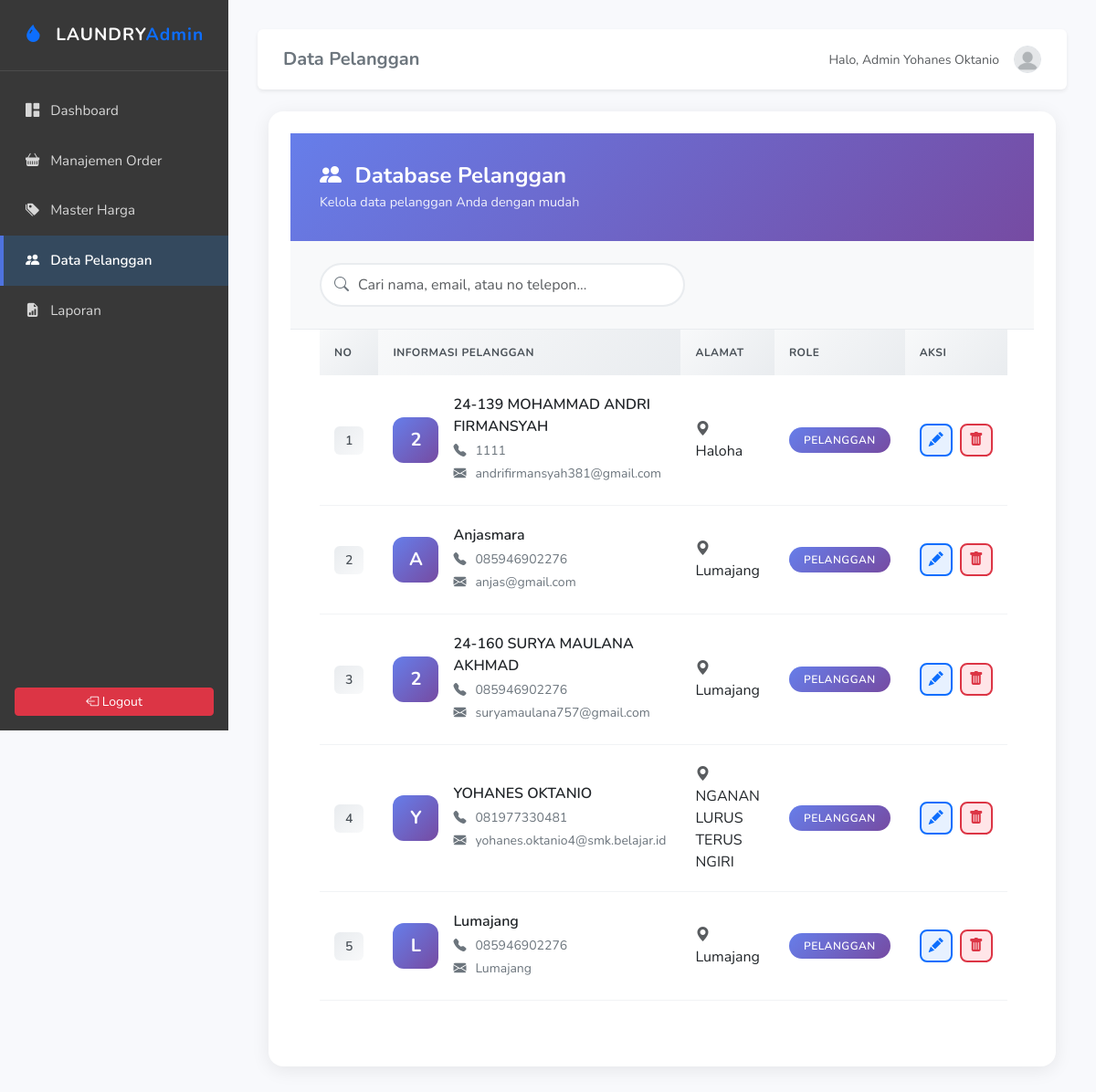
Page /paw_studycase/admin/pelanggan (signed in) on the committed database.
### tables this page shows
CREATE TABLE `user` (
  `id` varchar(36) NOT NULL DEFAULT uuid(),
  `google_id` varchar(100) DEFAULT NULL,
  `nama` varchar(100) NOT NULL,
  `no_telepon` varchar(15) DEFAULT NULL,
  `role` enum('admin','pelanggan') NOT NULL DEFAULT 'pelanggan',
  `alamat` varchar(255) DEFAULT NULL,
  `profile` text DEFAULT NULL,
  `email` varchar(255) NOT NULL,
  `password` varchar(255) DEFAULT NULL
);

### config/koneksi.php (called while the page is built, shortened)
<?php
class DatabaseConnection{
    private static $instance = null;
    public static function getConnection() {
        $HOST = $_ENV['MYSQL_HOST'] ?? "localhost";
        $USERNAME = $_ENV["MYSQL_DB_USER"] ?? "root";
        $PASSWORD = $_ENV["MYSQL_ROOT_PASSWORD"] ?? "";
        $DATABASE = $_ENV["MYSQL_DATABASE"] ?? "";
        try {
            self::$instance = mysqli_connect($HOST, $USERNAME, $PASSWORD, $DATABASE);
        } catch (Exception $e) {
            die("Koneksi gagal: " . $e->getMessage());
        }
        return self::$instance;
    }
}

### lib/controllers.php (called while the page is built, shortened)
<?php
function URL($url)
{
    return $_ENV['proyekname'] . $url;
}
class Controllers
{
    public function view($view, $data = [])
    {
        extract($data);
        require "views/$view.php";
    }
}

### controllers/adminController.php (called while the page is built, shortened)
<?php
require "models/admin_models.php";
class adminController extends Controllers
{
    private $adminModels;
    public function __construct()
    {
        $this->adminModels = new AdminModels();
    }
    public function pelanggan()
    {
        $data = $this->adminModels->getPelanggan();
        $this->view('admin/pelanggan', ['data' => $data]);
    }
}

### routes/routes.php (called while the page is built)
<?php
require_once './lib/routes.php';
require_once './routes/routes.php';
$Route = new Routes();
$Route->GET("/", "MainController@index");
$Route->GET("/google", "authController@login");
$Route->GET("/google/callback", "authController@callback");
$Route->GET("/google/user-profile", "authController@userProfile");
$Route->POST("/google/user-profile/save", "authController@userProfileSave");
$Route->GET('/auth/login', 'authController@loginManual');
$Route->POST('/auth/login/process', 'authController@loginProcess');
$Route->GET('/auth/register', 'authController@register');
$Route->POST('/auth/register/process', 'authController@registerProcess');
$Route->GET("/admin/dashboard","adminController@dashboard","admin");
$Route->GET("/admin/pesanan","adminController@pesanan",'admin');
$Route->POST('/admin/pesanan','adminController@updateBerat','admin');
$Route->POST('/admin/pesanan/update','adminController@updatePesanan','admin');
$Route->GET("/admin/harga","adminController@harga","admin");
$Route->GET("/admin/pelanggan","adminController@pelanggan", "admin");
$Route->POST("/admin/pelanggan/hapus","adminController@hapusPelanggan","admin");
$Route->GET("/admin/pelanggan/edit","adminController@editPelanggan","admin");
$Route->POST("/admin/pelanggan/update","adminController@updatePelanggan","admin");
$Route->GET("/admin/laporan","adminController@laporan", "admin");
$Route->GET("/admin/harga","adminController@harga", "admin");
$Route->GET("/user/dashboard", "userController@index", "pelanggan");
$Route->POST("/user/pesanan", "userController@pesanan", "pelanggan");
$Route->GET('/user/update-profile', 'userController@updateProfile', 'pelanggan');
$Route->POST('/user/update-profile-process', 'userController@updateProfileProcess', 'pelanggan');
$Route->GET("/logout","authController@logout");
$Route->GET("/cek","authController@cek");
$Route->JalankanRouting();

### index.php (called while the page is built, shortened)
<?php
require_once "routes/routes.php";

### models/admin_models.php (called while the page is built, shortened)
<?php
class AdminModels
{
    private $db;
    public function __construct()
    {
        $this->db = DatabaseConnection::getConnection();
    }
    public function getPelanggan()
    {
        $SQL = "SELECT id, nama, email, no_telepon, alamat, role
                FROM user
                WHERE role='pelanggan'";
        $result = $this->db->query($SQL);
        return $result->fetch_all(MYSQLI_ASSOC);
    }
}

### views/admin/pelanggan.php (the view, shortened to what this page needs)
<?php
require 'views/admin/components/header.php';
?>
<link rel="stylesheet" href="../public/css/admin-pelanggan.css">
<div class="container-fluid">
    <div class="table-card">
        <div class="card-header-custom">
            <h5>
                <i class="bi bi-people-fill me-2"></i>
                Database Pelanggan
            </h5>
            <div class="subtitle">Kelola data pelanggan Anda dengan mudah</div>
        </div>
        <div class="action-bar">
            <div class="d-flex flex-wrap justify-content-between align-items-center gap-3">
                <div class="search-box" style="flex: 1; max-width: 400px;">
                    <i class="bi bi-search"></i>
                    <input type="text" id="searchInput" class="form-control" placeholder="Cari nama, email, atau no telepon...">
                </div>
            </div>
        </div>
        <div class="table-responsive">
            <table class="table">
                <thead>
                    <tr>
                        <th style="width: 80px;">No</th>
                        <th>Informasi Pelanggan</th>
                        <th>Alamat</th>
                        <th style="width: 120px;">Role</th>
                        <th style="width: 100px;">Aksi</th>
                    </tr>
                </thead>
                <tbody>
                    <?php if (!empty($data)): ?>
                        <?php $no = 1; ?>
                        <?php foreach ($data as $p): ?>
                            <tr>
                                <td>
                                    <span class="id-badge"><?= $no++; ?></span>
                                </td>
                                <td>
                                    <div class="customer-info">
                                        <div class="customer-avatar">
                                            <?= strtoupper(substr($p['nama'], 0, 1)); ?>
                                        </div>
                                        <div class="customer-details">
                                            <div class="name"><?= htmlspecialchars($p['nama']); ?></div>
                                            <div class="contact">
                                                <i class="bi bi-telephone-fill"></i>
                                                <span><?= htmlspecialchars($p['no_telepon']); ?></span>
                                            </div>
                                            <div class="contact">
                                                <i class="bi bi-envelope-fill"></i>
                                                <span><?= htmlspecialchars($p['email']); ?></span>
                                            </div>
                                        </div>
                                    </div>
                                </td>
                                <td>
                                    <i class="bi bi-geo-alt-fill text-muted me-1"></i>
                                    <?= htmlspecialchars($p['alamat']); ?>
                                </td>
                                <td>
                                    <span class="badge badge-role <?= $p['role'] === 'admin' ? 'badge-admin' : 'badge-user' ?>">
                                        <?= ucfirst($p['role']); ?>
                                    </span>
                                </td>
                                <td>
                                    <div class="action-buttons">
                                        <button class="btn btn-action btn-edit"
                                            data-bs-toggle="modal"
                                            data-bs-target="#modalEditPelanggan"
                                            data-id="<?= $p['id']; ?>"
                                            data-nama="<?= htmlspecialchars($p['nama']); ?>"
                                            data-no="<?= htmlspecialchars($p['no_telepon']); ?>"
                                            data-email="<?= htmlspecialchars($p['email']); ?>"
                                            data-alamat="<?= htmlspecialchars($p['alamat']); ?>"
                                            title="Edit">
                                            <i class="bi bi-pencil-fill"></i>
                                        </button>
                                        <form method="POST" action="<?= URL('/admin/pelanggan/hapus') ?>" style="display: inline;"
                                            onsubmit="return confirm('⚠️ Yakin ingin menghapus pelanggan ini?\n\nData yang sudah dihapus tidak dapat dikembalikan.');">
                                            <button type="submit" class="btn btn-action btn-delete" title="Hapus">
                                                <i class="bi bi-trash-fill"></i>
                                            </button>
                                        </form>
                                    </div>
                                </td>
                            </tr>
                        <?php endforeach; ?>
                    <?php endif; ?>
                </tbody>
            </table>
        </div>
    </div>
</div>
<?php require 'views/admin/components/footer.php'; ?>

### lib/routes.php (shortened to what this page needs)
<?php
function clearUrl($path)
{
    $pos = strpos($path, $_ENV['proyekname']);
    if ($pos !== false) {
        $path = substr($path, $pos + strlen($_ENV['proyekname']));
    }
    return $path;
}
class Routes
{
    private $route = [];
    private $request_url;
    public function __construct()
    {
        $this->request_url =  parse_url($_SERVER['REQUEST_URI']);
    }
    public function GET($url, $controller, $middleware = null)
    {
        $this->route[] = ["URL" =>  $url, "Controller"  => $controller, "Method" =>  "GET" , "Middleware"=> $middleware];
    }
    public function POST($url, $controller, $middleware = null)
    {
        $this->route[] = ["URL" =>  $url, "Controller"  => $controller, "Method" =>  "POST", "Middleware"=> $middleware];
    }
    public function JalankanRouting()
    {
        foreach ($this->route as $route) {
            $url_path = clearUrl(strtolower($this->request_url["path"]));
            $url = $route['URL'];
            if ($url == $url_path && $route['Method'] == $_SERVER['REQUEST_METHOD']) {
                list($className, $methodName) = explode("@", $route['Controller']);
                if (class_exists($className)) {
                    $controller = new $className;
                    if (method_exists($controller, $methodName)) {
                        $controller->$methodName();
                        return;
                    }
                }
            }
        }
    }
}

### rows in the picture
user: nama "2", nama "24-139 MOHAMMAD ANDRI FIRMANSYAH", no_telepon "1111", email "andrifirmansyah381@gmail.com", alamat "Haloha", role "PELANGGAN"
user: nama "A", nama "Anjasmara", no_telepon "085946902276", email "anjas@gmail.com", alamat "Lumajang", role "PELANGGAN"
user: nama "2", nama "24-160 SURYA MAULANA AKHMAD", no_telepon "085946902276", email "suryamaulana757@gmail.com", alamat "Lumajang", role "PELANGGAN"
user: nama "Y", nama "YOHANES OKTANIO", no_telepon "081977330481", email "yohanes.oktanio4@smk.belajar.id", alamat "NGANAN LURUS TERUS NGIRI", role "PELANGGAN"
user: nama "L", nama "Lumajang", no_telepon "085946902276", email "Lumajang", alamat "Lumajang", role "PELANGGAN"
